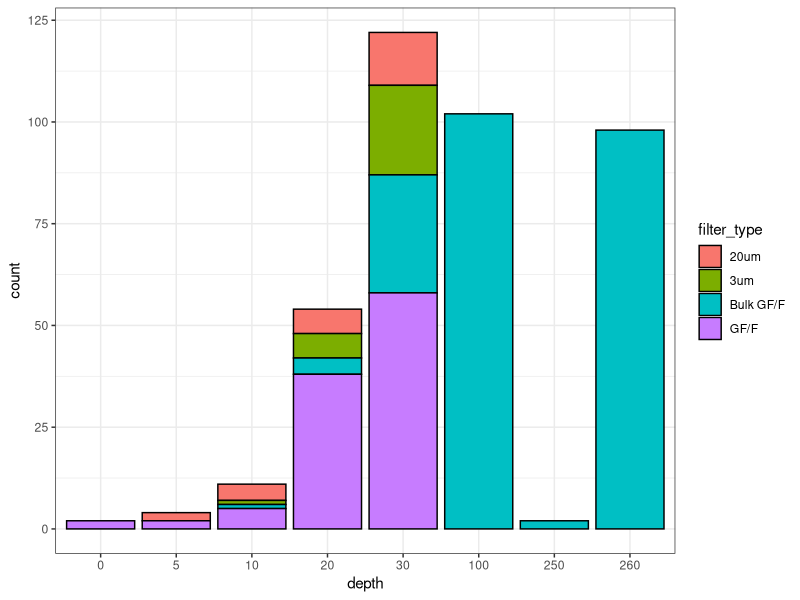
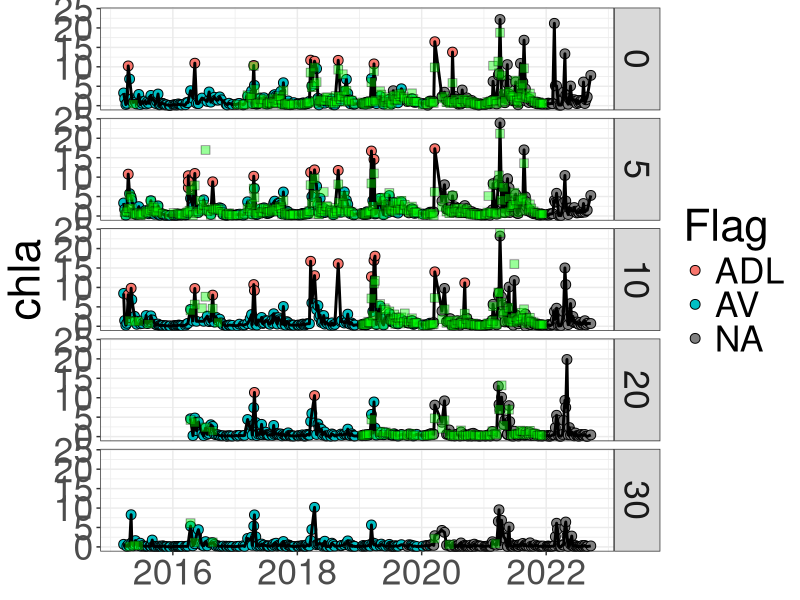
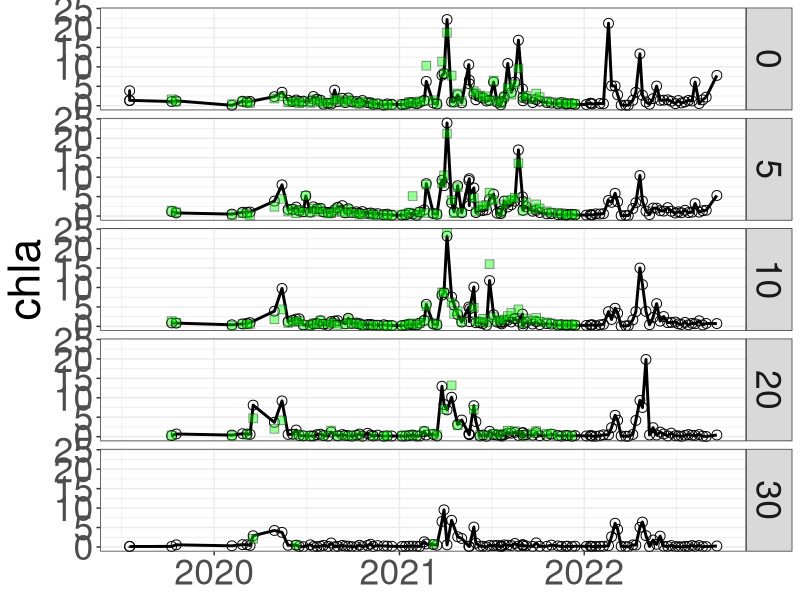
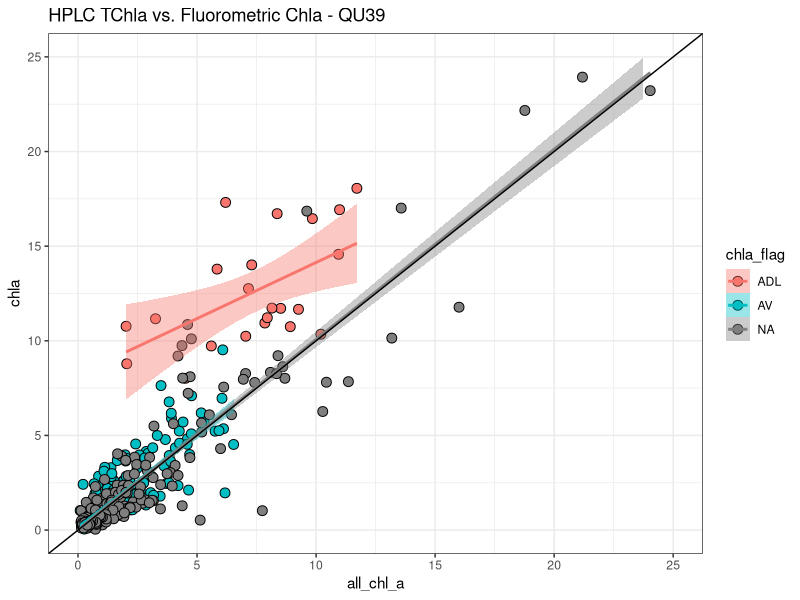
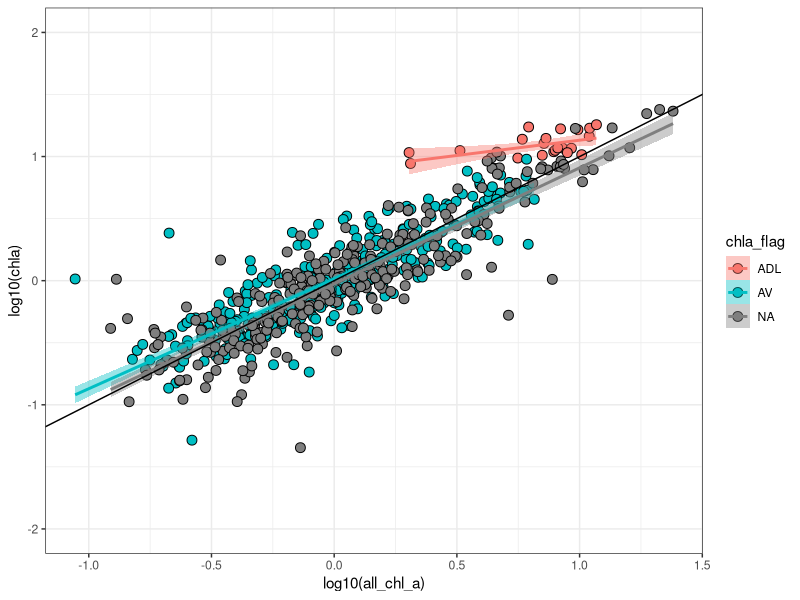
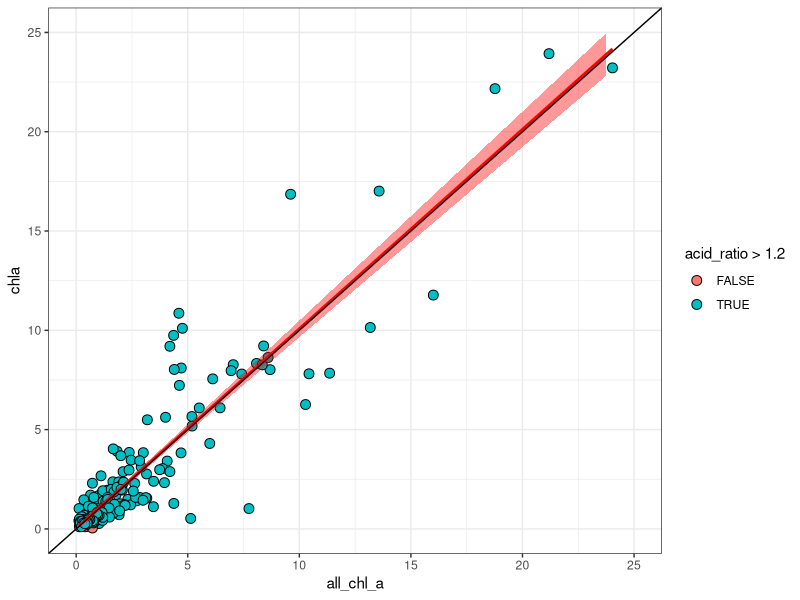
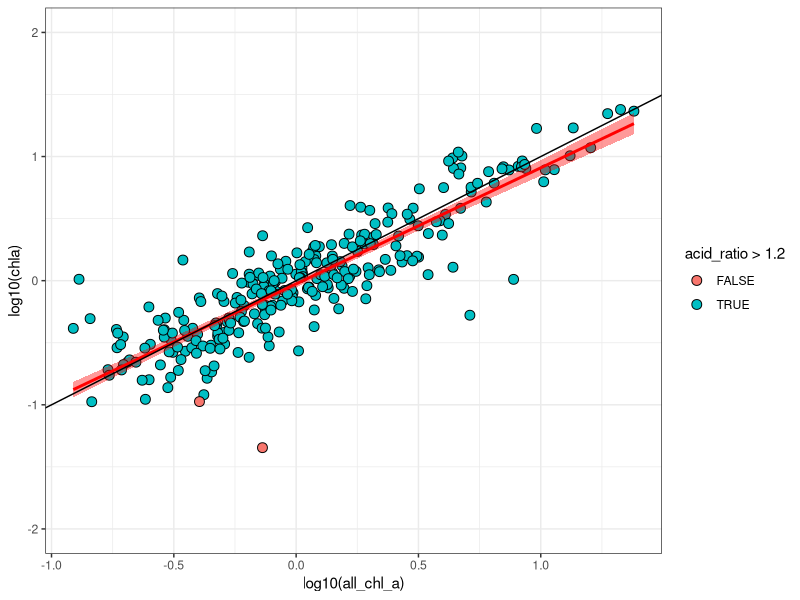
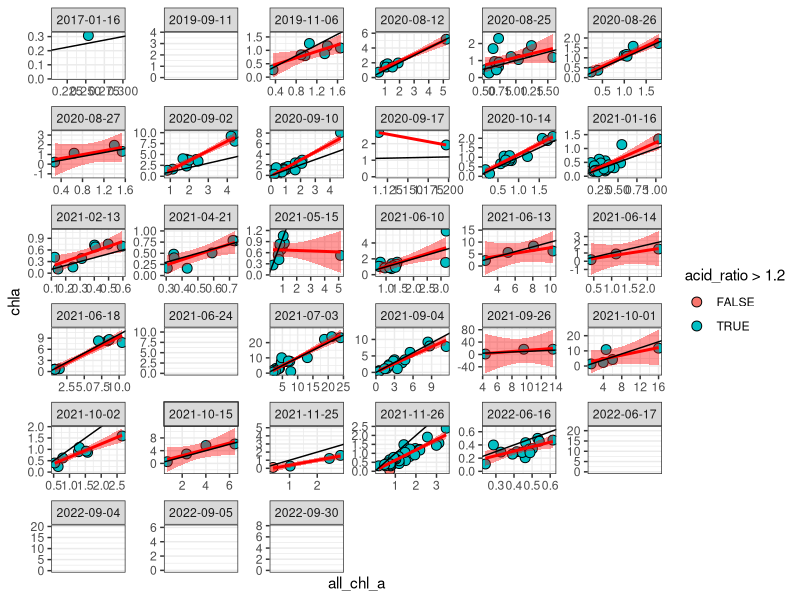

These figures' R source, in order:
## ---- chunk 1
#Upload packages
library(tidyverse)
library(here)
library(patchwork)
library(readxl)
## ---- chunk 2
#Upload chl dataset - entire QU39 dataset downloaded from the portal on 2022-10-12
chl <- read_csv(here("files", "qu39_2022-10-12.csv"))

#Upload HPLC data - entire QU39 dataset downloaded from the portal on 2022-0706
hplc <- read_csv(here("files", "qu39_hplc_2022-07-06.csv"))

## ---- chunk 3
#Selecting relevant columns
chl <- chl %>% 
  select(date, site_id, survey, line_out_depth, collected, analyzed, hakai_id, 
         calibration:calibration_slope, filter_type, before_acid, after_acid,
         acid_flag, dilution_factor, chla, chla_flag, phaeo, phaeo_flag) 

#Adding month column
chl <- chl %>% 
  mutate(month = lubridate::month(date)) %>% 
  relocate(month, .after = date)

#Creating duplicate and acid ratio columns
chl <- chl %>% 
  group_by(collected, site_id, line_out_depth, filter_type) %>% 
  mutate(rep = n()) %>%
  ungroup() %>% 
  group_by(hakai_id) %>% 
  mutate(rep_id = n()) %>% 
  ungroup() %>% 
  mutate(acid_ratio = before_acid/after_acid)

#Pulling out duplicates - 33 records. Samples collected on 2022-04-12 were replicate samples with some being sent to DFO (19 records)
check_dup <- chl %>% 
  filter(rep > 1)

#No samples anymore with duplicate Hakai ID.
check_dup_id <- chl %>% 
  filter(rep_id > 1)

## ---- chunk 4
#Wrangling hplc dataset

#Selecting important columns and limiting to records with results
hplc <- hplc %>% 
  filter(!is.na(all_chl_a)) %>% 
  select(date, collected, line_out_depth, all_chl_a)
## ---- chunk 5
#Wrangling CTD profiles data

#Reduce columns, rename to workable name for queries and join drop metadata to drop data
# ctd <- ctd %>%
#   left_join(ctd_meta, by = "Cast PK") %>% 
#   mutate(date = lubridate::date(`Measurement time`)) %>%
#   mutate(year = lubridate::year(`Measurement time`)) %>%
#   select(castpk = `Cast PK`, ctdNum = `CTD serial number`, 
#          ctdFirm = `CTD firmware version`, station = Station.x, lat = Latitude,
#          long = Longitude, time = `Measurement time`, date, year,
#          dep = `Depth (m)`, pres = `Pressure (dbar)`,
#          flu = `Fluorometry Chlorophyll (ug/L)`)

#checking if there are duplicated CTD cast - looks like all single casts
# check_ctd_dup <- ctd %>% 
#   distinct(castpk, date) %>% 
#   group_by(date) %>% 
#   summarise(n_cast = n()) %>% 
#   ungroup()

#checking min/max ctd cast depths for each castPK - All start at 1 and all deeper than 100
# check_ctd_depth <- ctd %>% 
#   group_by(castpk) %>% 
#   summarise(min_dep = min(pres),
#             max_dep = max(pres)) %>% 
#   ungroup()

#Three different CTDs used. 
# check_ctd_inst <- ctd %>% 
#   distinct(ctdNum)
## ---- chunk 6
#Diagnostic checks

#Depth check - where were samples collected - only bulk collected at 100 and 115m.
check_depth <- chl %>% 
  distinct(line_out_depth, filter_type)

#Looking at calibrations applied to data - there are some records with NA calibrations
check_cali <- chl %>% 
  distinct(calibration, acid_ratio_correction_factor, acid_coefficient,
           calibration_slope)

#Looking at calibrations that have NA calibration - 308 samples. Many historical and were never analyzed
check_cali_na <- chl %>% 
  filter(is.na(calibration))

#Looking for negative values - lots (105 records), including unflagged data.
check_neg <- chl %>% 
  filter(chla < 0 | phaeo < 0)

#There are lots and I need to investigate this - same output as samples that weren't 
check_na <- chl %>% 
  filter(is.na(chla) | is.na(phaeo))

#Checking if there are any pre-existing flags - huge amount of samples flagged. I went through these pretty carefully and they should be pretty good. 4 samples with NA Chl flags and SVD phaeo flags.
check_flag <- chl %>% 
  filter(!is.na(chla_flag) | !is.na(phaeo_flag))

#Checking acid flag 
check_acid_flag <- chl %>% 
  filter(!is.na(acid_flag))

#Looking for filters with low acid ratios -  quite a few for data that hasn't been flagged yet.
check_ar <- chl %>% 
  filter(acid_ratio < 1.2)
## ---- chunk 7
#Plotting depths with low acid ratio - all bulk samples from > 100m (expected) 
check_ar %>% 
  filter(is.na(chla_flag)) %>% 
  ggplot(aes(x = as.factor(line_out_depth), fill = filter_type)) +
  geom_bar(stat = "count", position = "stack", color = "Black") +
  labs(x = "depth",
       y = "count") +
  theme_bw()

#Need to look into these samples - No bulks until 10m. Some 20um at 5 and 10m which is weird.
## ---- chunk 8
#checking samples that were diluted. Need to determine when we started doing this.
check_dilution <- chl %>% 
  filter(dilution_factor > 1)

#Looking at samples that haven't been qc'd that have raw values above instrument threshold - good sign, only 1 and not above threshold.
check_adl <- chl %>% 
  filter(!is.na(analyzed) & is.na(chla_flag) & before_acid > 600000)
## ---- chunk 9
#Pulling out all samples that haven't been QC'd on the new module. 
chl_qc <- chl %>% 
  filter(!is.na(analyzed) &
           (is.na(chla_flag) | chla_flag == "AV" | chla_flag == "ADL"))

#Pulling out all QC'd data
chl_av <- chl %>% 
  filter(chla_flag == "AV")

## ---- chunk 10
#Investigating bulk data for errors

#Pulling out the bulk filters
chl_bulk <- chl_qc %>% 
  filter(filter_type == "Bulk GF/F")

#Making a column showing if there are replicated filters by day, collected time and Hakai ID
chl_bulk <- chl_bulk %>% 
  group_by(date, line_out_depth) %>% 
  mutate(dup_day = n()) %>%
  ungroup() %>% 
  group_by(collected, line_out_depth) %>% 
  mutate(dup_sample = n()) %>%
  ungroup() %>% 
  group_by(hakai_id) %>% 
  mutate(dup_id = n()) %>%
  ungroup()

#Looking for samples collected on the same day - lots because of zoopsprint samples
check_bulk_dup_day <- chl_bulk %>% 
  filter(dup_day > 1)

#Looking for samples that have the same collected time
check_bulk_dup_samp <- chl_bulk %>% 
  filter(dup_sample > 1)

check_bulk_dup_id <- chl_bulk %>% 
  filter(dup_id > 1)

#So lots of duplicates where multiple programs went out on a single day, but doesn't seem like any other. 

## ---- chunk 11
#Looking at bulk data - timeseries
chl_bulk %>%
  filter(line_out_depth < 50) %>% 
  ggplot(aes(x = date, y = chla)) +
  geom_point(aes(fill = chla_flag), pch = 21, size = 3.0) +
  geom_line(size = 1) +
  geom_point(data = hplc, aes(x = date, y = all_chl_a), pch = 22, fill = "green",
             alpha = 0.4, size = 3) +
  facet_grid(line_out_depth ~ .) +
  theme_bw() +
  labs(fill = "Flag") +
  theme(text = element_text(size = 32),
        axis.title.x = element_blank())
  

#Should add HPLC and fluorescence to this and print for viewing.
ggsave(here("figures_qc", "timeseries_qu39_bulk.png"),
        width = 16, height = 12, dpi = 300)
## ---- chunk 12
#Joining HPLC with chlorophyll

chl_bulk <- chl_bulk %>% 
  left_join(hplc)

## ---- chunk 13
#Looking at bulk data - timeseries
chl_bulk %>%
  filter(line_out_depth < 50 & is.na(chla_flag) & date > "2019-01-01") %>% 
  ggplot(aes(x = date)) +
  geom_point(aes(y = chla), pch = 21, size = 3.0) +
  geom_line(aes(y = chla), size = 1) +
  geom_point(aes(y = all_chl_a), pch = 22, fill = "green",
             alpha = 0.4, size = 3) +
  facet_grid(line_out_depth ~ .) +
  theme_bw() +
  labs(fill = "Flag") +
  theme(text = element_text(size = 32),
        axis.title.x = element_blank())
  

#Should add HPLC and fluorescence to this and print for viewing.
ggsave(here("figures_qc", "timeseries_qu39_bulk_no-flag.png"),
        width = 16, height = 12, dpi = 300)
## ---- chunk 14
#Plotting hplc against bulk chl

#Plotting all data with ADL flags a separate group with a separate regression line
chl_bulk %>% 
  ggplot(aes(x = all_chl_a, y = chla, fill = chla_flag)) +
  geom_point(pch = 21, size = 3.0) +
  geom_smooth(aes(color = chla_flag), method = 'lm') +
  geom_abline(intercept = 0, slope = 1) +
  xlim(0,25) +
  ylim(0,25) +
  ggtitle("HPLC TChla vs. Fluorometric Chla - QU39") +
  theme_bw() +
  theme()

#Very odd trend as it would be expected that samples that weren't diluted would saturate the fluorometer and result in lower chla per HPLC TChla. Here the values are higher, although the trend line is <1, so higher values would go below 1:1 line and under-predict.

#The new HPLC to chla with the diluted samples has 1:1 slope. Never had this before.
## ---- chunk 15
#Same plot as above but in log10 scale
chl_bulk %>% 
  ggplot(aes(x = log10(all_chl_a), y = log10(chla), fill = chla_flag)) +
  geom_point(pch = 21, size = 3.0) +
  geom_smooth(aes(color = chla_flag), method = 'lm') +
  geom_abline(intercept = 0, slope = 1) +
  ylim(-2, 2) +
  theme_bw() +
  theme()

#Definitely some outlier samples here that could have issues
## ---- chunk 16
#Plotting regression of only data without a QC flag
chl_bulk %>% 
  filter(is.na(chla_flag)) %>% 
  ggplot(aes(x = all_chl_a, y = chla)) +
  geom_point(aes(fill = acid_ratio > 1.2), pch = 21, size = 3.0) +
  geom_smooth(method = 'lm', color = "red", fill = "red") +
  geom_abline(intercept = 0, slope = 1) +
  xlim(0,25) +
  ylim(0,25) +
  theme_bw() +
  theme()

#Of the data that hasn't been QC'd, there are a few concerning points of very low chla for high TChla.

## ---- chunk 17

#Same plot as above but in log10 scale
chl_bulk %>% 
  filter(is.na(chla_flag)) %>% 
  ggplot(aes(x = log10(all_chl_a), y = log10(chla))) +
  geom_point(aes(fill = acid_ratio > 1.2), pch = 21, size = 3.0) +
  geom_smooth(method = 'lm', color = "red", fill = "red") +
  geom_abline(intercept = 0, slope = 1) +
  ylim(-2, 2) +
  theme_bw() +
  theme()

#Some low concentration samples that have low acid ratios and much lower chla when compared to TChla.
## ---- chunk 18
#I want to isolate these two samples with low ARs
check_bulk_ar_2 <- chl_bulk %>% 
  filter(is.na(chla_flag) & !is.na(all_chl_a) & acid_ratio < 1.2 &
           line_out_depth < 50)

#These are the two points showing up in the above plot.
## ---- chunk 19
#Setting up sheet so I can plot relationships by analysis day
chl_bulk <- chl_bulk %>% 
  mutate(analyzed_date = lubridate::date(analyzed)) %>% 
  relocate(analyzed_date, .after = analyzed)
## ---- chunk 20
#Plotting bulk chlorophyll versus HPLC TChla by analysis day - only works for 2021 data 
chl_bulk %>% 
  filter(is.na(chla_flag)) %>% 
  ggplot(aes(x = all_chl_a, y = chla)) +
  geom_point(aes(fill = acid_ratio > 1.2), pch = 21, size = 3.0) +
  geom_smooth(method = 'lm', color = "red", fill = "red") +
  geom_abline(intercept = 0, slope = 1) +
  facet_wrap(~ as.factor(analyzed_date), scales = "free" ) +
  # xlim(0,25) +
  # ylim(0,25) +
  theme_bw() +
  theme()

ggsave(here("figures_qc", "analysis_day_chl_hplc_comparison.png"),
        width = 16, height = 12, dpi = 300)

#This is somewhat enlightening as it makes it easier to pinpoint samples that don't match well. For instance, 2021-05-15.
## ---- chunk 21
#Looking at samples that were collected in the surface waters and have low acid ratios. Not dependent on having an HPLc match as was above.
check_bulk_ar <- chl_bulk %>% 
  filter(is.na(chla_flag) & acid_ratio < 1.2 & line_out_depth < 50)
## ---- chunk 22
chl_bulk %>%
  mutate(year = lubridate::year(date)) %>% 
  filter(line_out_depth == 5) %>% 
  ggplot(aes(x = as.factor(month), y = log10(chla))) +
  geom_boxplot() +
  geom_jitter(aes(shape = chla_flag, color = as.factor(year))) +
  theme_bw()
## ---- chunk 23
#Investigating size-fractionated data for errors.

#Calculating the number of filters for each size-fraction set
chl_sf <- chl_qc %>% 
  filter(!filter_type == "Bulk GF/F") %>%
  filter(!is.na(chla)) %>% 
  group_by(collected, line_out_depth) %>% 
  mutate(filt_num = n()) %>% 
  ungroup()

#Looking for size fraction sets that have less than 3 filters - 119 observations - I'd imagine a lot of SVC and SVD flags for single filter.
check_sf_low <- chl_sf %>% 
  filter(filt_num < 3)

#Looking at size fraction sets that have more than 3 filters. Some are just replicated hakai IDS, but quite a few from zoopsprint - I wonder if one of the GF/Fs is meant to be bulk.
check_sf_high <- chl_sf %>% 
  filter(filt_num > 3)

#Subsetting where there are 3 size-fractionated filters. 
chl_sf <- chl_sf %>% 
  filter(filt_num == 3)

#Querying replicated filter types within a set - two examples where there are two duplicated filters within a 3 filter set. Only one is not QC'd - check metadata note.
check_sf_dup <- chl_sf %>% 
  group_by(collected, line_out_depth, filter_type) %>% 
  mutate(filt_unique = n()) %>% 
  ungroup() %>% 
  filter(filt_unique > 1)  
 

chl_sf <- chl_sf %>% 
  group_by(collected, line_out_depth, filter_type) %>% 
  mutate(filt_unique = n()) %>% 
  ungroup() %>% 
  filter(filt_unique == 1)
  
## ---- chunk 24
#Calculating the size-fractionated sum for comparison with the bulk
chl_sf_sum <- chl_sf %>% 
  filter(chla_flag == "AV" | chla_flag == "ADL" | is.na(chla_flag)) %>% 
  group_by(collected, line_out_depth) %>% 
  mutate(sf_sum = sum(chla)) %>% 
  ungroup() %>% 
  distinct(collected, line_out_depth, sf_sum, .keep_all = TRUE) %>% 
  select(collected, line_out_depth, sf_sum)

#Merging with the size-fractionated data for comparison.
chl_comp <- chl_bulk %>%
  select(date, collected, analyzed_date, line_out_depth, bulk_chla = chla,
         bulk_flag = chla_flag, all_chl_a) %>% 
  filter(line_out_depth < 99) %>% 
  left_join(chl_sf_sum)

#Looking why there are NAs in join. All from where SF did not have 3 filters in set.
check_comp_na <- chl_comp %>% 
  filter(is.na(bulk_chla) | is.na(sf_sum))

## ---- chunk 25
#Plotting sf_sum against bulk chl - Something is up with my join.
chl_comp %>% 
  ggplot(aes(x = bulk_chla, y = sf_sum, fill = bulk_flag)) +
  geom_point(pch = 21, size = 3.0) +
  geom_smooth(aes(color = bulk_flag), method = 'lm') +
  geom_abline(intercept = 0, slope = 1) +
  xlim(0, 30) +
  ylim(0, 30) +
  theme_bw() +
  theme()

#To me this looks pretty darn good - the samples with ADL may have a trend to higher size fractionated sum at higher concentrations.

#Maybe one sample here that should be checked for havin low bulk concentration

## ---- chunk 26
chl_comp %>% 
  ggplot(aes(x = log10(bulk_chla), y = log10(sf_sum), fill = bulk_flag)) +
  geom_point(pch = 21, size = 3.0) +
  geom_smooth(aes(color = bulk_flag), method = 'lm') +
  geom_abline(intercept = 0, slope = 1) +
  # xlim(0, 30) +
  # ylim(0, 30) +
  theme_bw() +
  theme()
## ---- chunk 27
chl_bulk %>% 
  filter(is.na(chla_flag)) %>% 
  ggplot(aes(x = all_chl_a, y = chla)) +
  geom_point(aes(fill = acid_ratio > 1.2), pch = 21, size = 3.0) +
  geom_smooth(method = 'lm', color = "red", fill = "red") +
  geom_abline(intercept = 0, slope = 1) +
  xlim(0,30) +
  ylim(0,30) +
  theme_bw() +
  theme()

#Definitely some disperson here, but doesn't seem to be more than expected

## ---- chunk 28
chl_bulk %>% 
  filter(is.na(chla_flag)) %>% 
  ggplot(aes(x = log10(all_chl_a), y = log10(chla))) +
  geom_point(aes(fill = acid_ratio > 1.2), pch = 21, size = 3.0) +
  geom_smooth(method = 'lm', color = "red", fill = "red") +
  geom_abline(intercept = 0, slope = 1) +
  ylim(-2, 2) +
  theme_bw() +
  theme()
## ---- chunk 29
#Looking at bulk data - timeseries
chl_comp %>%
  filter(line_out_depth < 50 & is.na(bulk_flag) & date > "2019-01-01") %>% 
  ggplot(aes(x = date)) +
  geom_point(aes(y = bulk_chla), pch = 21, size = 3.0) +
  geom_line(aes(y = bulk_chla), size = 1) +
  geom_point(aes(y = sf_sum), pch = 21, size = 3.0, color = "red") +
  geom_line(aes(y = sf_sum), size = 1, color = "red") +
  geom_point(aes(y = all_chl_a), pch = 22, fill = "green",
             alpha = 0.4, size = 3) +
  facet_grid(line_out_depth ~ ., scales = "free_y") +
  theme_bw() +
  labs(fill = "Flag") +
  theme(text = element_text(size = 32),
        axis.title.x = element_blank())
  

#Should add HPLC and fluorescence to this and print for viewing.
ggsave(here("figures_qc", "timeseries_qu39_bulk-SF_no-flag.png"),
        width = 16, height = 12, dpi = 300)

#Everything looks pretty spot on.

#there is a single 5m point where HPLC shows an early bloom, but there is not corresponding increase in any of the other variables.

## ---- chunk 30

chl_comp %>% 
  filter(is.na(bulk_flag)) %>% 
  ggplot(aes(x = bulk_chla, y = sf_sum)) +
  geom_point(pch = 21, size = 3.0) +
  geom_smooth(method = 'lm', color = "red", fill = "red") +
  facet_wrap(~ (as.factor(analyzed_date)), scales = "free" ) +
  theme_bw() +
  theme()

ggsave(here("figures_qc", "test2.png"),
        width = 16, height = 12, dpi = 300)

## ---- chunk 31
#Looking at specific samples that were left in TULA freezer for extended period
chl_bulk %>% 
  filter(date == "2021-05-18") %>% 
  ggplot(aes(x = all_chl_a, y = chla)) +
  geom_point(aes(fill = acid_ratio > 1.2), pch = 21, size = 3.0) +
  geom_smooth(method = 'lm', color = "red", fill = "red") +
  geom_abline(intercept = 0, slope = 1) +
  # xlim(0, 1) +
  # ylim(0, 1) +
  theme_bw() +
  theme()

test <- chl_bulk %>% 
  filter(date == "2021-05-18") 


#Looking at specific samples that were left in TULA freezer for extended period
chl_comp %>% 
  filter(date == "2020-08-04") %>% 
  ggplot(aes(x = bulk_chla, y = sf_sum)) +
  geom_point(pch = 21, size = 3.0) +
  geom_smooth(method = 'lm', color = "red", fill = "red") +
  geom_abline(intercept = 0, slope = 1) +
  # xlim(0, 5) +
  # ylim(0, 5) +
  theme_bw() +
  theme()
## ---- chunk 32
#Let's plot the entire SF timeseries
#Order phytoplankton groups roughly from smallest to largest - create order list

order_sf <- c("GF/F", "3um", "20um")

#Chemtax - Specify order of phyto groups for figures
chl_sf <- arrange(mutate(chl_sf, filter_type = factor(filter_type,
                                              levels = order_sf)))


chl_sf %>%
  ggplot(aes(x = date, y = chla, fill = filter_type)) + 
  geom_area() +
  scale_fill_brewer(palette = "Greens", labels = c(expression(Pico[CHL]),
                                                   expression(Nano[CHL]),
                                                   expression(Micro[CHL]))) +
  facet_grid(line_out_depth ~ ., scales = "free_y") +
  theme_bw()

ggsave(here("figures_qc", "SF_test.png"),
        width = 16, height = 12, dpi = 300)


#Some issues with plotting need to be investigated.
